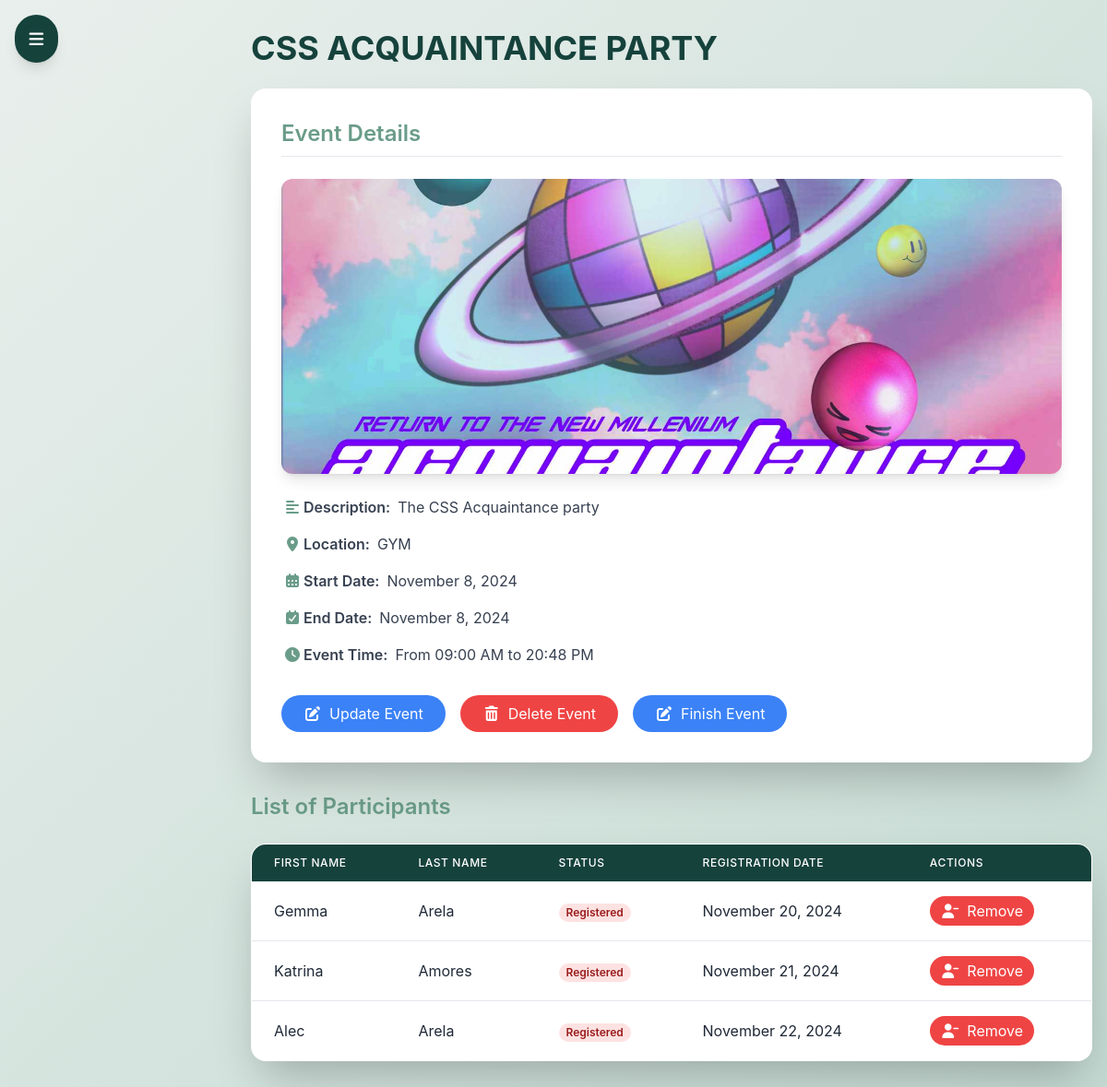
Screenshot of /event/1/edit/ (signed in) with the database file from the repository.
### event/models.py (models this page shows, shortened)
class Event(models.Model):
    title = models.CharField(max_length=50)
    description = models.CharField(max_length=300)
    location = models.CharField(max_length=100)
    start_date = models.DateField()
    end_date = models.DateField()
    start_time = models.TimeField()
    end_time = models.TimeField()
    organizer = models.ForeignKey(settings.AUTH_USER_MODEL, on_delete=models.CASCADE, related_name="organized_events")
    image = models.ImageField(upload_to='event_images/', blank=True, null=True)
    STATUS_CHOICES = [
        ('active', 'Active'),
        ('finished', 'Finished'),
    ]
    status = models.CharField(
        max_length=8,  # 'active' and 'finished' both have 7 characters max
        choices=STATUS_CHOICES,
        default='active',  # Default to 'active'
        null=True,
        blank=True  # Make it optional, so the field can be empty
    )

### registration/models.py (models this page shows, shortened)
class Registration(models.Model):
    registration_date = models.DateTimeField(auto_now_add=True)
    status = models.CharField(max_length=20, default="Registered")
    event = models.ForeignKey("event.Event", on_delete=models.CASCADE)
    participant = models.ForeignKey(settings.AUTH_USER_MODEL, on_delete=models.CASCADE)

### users/models.py (models this page shows, shortened)
class CustomUser(AbstractUser):
    middle_initial = models.CharField(max_length=1, blank=True)
    contact_number = models.CharField(max_length=15, blank=True)
    profile_picture = models.ImageField(upload_to='profile_pictures/', blank=True, null=True)

### event/views.py (the view)
# urls.py: path('<int:event_id>/edit/', views.edit_event, name='edit_event'),
@login_required
def edit_event(request, event_id):
    event = get_object_or_404(Event, id=event_id)
    if event.organizer != request.user:
        return JsonResponse({"success": False, "error": "You are not allowed to edit this event."}, status=403)
    if request.method == "POST":
        form = EventForm(request.POST, request.FILES, instance=event)
        if form.is_valid():
            form.save()
            return JsonResponse({"success": True})  # Return JSON response on success
        else:
            print("Form errors:", form.errors)
            return JsonResponse({"success": False, "errors": form.errors}, status=400)
    else:
        form = EventForm(instance=event)
        participants = Registration.objects.filter(event=event)
        return render(request, "event/edit_event.html", {
            "event": event,
            "form": form,
            "participants": participants
        })

### event/templates/event/edit_event.html (shortened to what this page needs)
<!DOCTYPE html>
<html lang="en">
<head>
    {% load static %}
    <script src="https://cdn.tailwindcss.com"></script>
    <link href="https://cdn.jsdelivr.net/npm/daisyui@latest/dist/full.css" rel="stylesheet">
    <link href="https://cdn.jsdelivr.net/npm/@fortawesome/fontawesome-free/css/all.min.css" rel="stylesheet">
</head>
<body class="bg-gradient-to-br from-[var(--color-background)] to-[var(--color-accent)] min-h-screen">
    <button id="menuButton" class="fixed top-4 left-4 z-50 bg-[var(--color-primary)] text-white p-3 rounded-full shadow-lg hover:bg-[var(--color-secondary)] transition-all duration-300 transform hover:scale-110">
        <i class="fas fa-bars text-lg"></i>
    </button>
    <div class="flex justify-center min-h-screen">
        <div class="container px-4 py-8 ml-0 md:ml-64">
            <h2 class="text-4xl font-bold mb-6 text-[var(--color-primary)]">{{ event.title }}</h2>
            <div class="bg-white p-8 rounded-2xl shadow-2xl mb-8 glassmorphism">
                <h3 class="text-2xl font-semibold mb-6 text-[var(--color-secondary)] border-b pb-2">Event Details</h3>
                {% if event.image %}
                    <img src="{{ event.image.url }}" alt="Event Image" class="w-full h-80 object-cover rounded-xl mb-6 shadow-lg">
                {% endif %}
                <div class="text-gray-700 space-y-4">
                    <p class="flex items-center"><i class="fas fa-align-left w-6 text-[var(--color-secondary)]"></i> <span class="font-semibold mr-2">Description:</span> {{ event.description }}</p>
                    <p class="flex items-center"><i class="fas fa-map-marker-alt w-6 text-[var(--color-secondary)]"></i> <span class="font-semibold mr-2">Location:</span> {{ event.location }}</p>
                    <p class="flex items-center"><i class="fas fa-calendar-alt w-6 text-[var(--color-secondary)]"></i> <span class="font-semibold mr-2">Start Date:</span> {{ event.start_date|date:"F j, Y" }}</p>
                    <p class="flex items-center"><i class="fas fa-calendar-check w-6 text-[var(--color-secondary)]"></i> <span class="font-semibold mr-2">End Date:</span> {{ event.end_date|date:"F j, Y" }}</p>
                    <p class="flex items-center"><i class="fas fa-clock w-6 text-[var(--color-secondary)]"></i> <span class="font-semibold mr-2">Event Time:</span> From {{ event.start_time|time:"H:i A" }} to {{ event.end_time|time:"H:i A" }}</p>
                </div>
                <div class="flex mt-8 space-x-4">
                    <button onclick="openUpdateModal()" class="bg-blue-500 text-white px-6 py-2 rounded-full hover:bg-blue-600 transition-all duration-300 transform hover:scale-105 flex items-center">
                        <i class="fas fa-edit mr-2"></i> Update Event
                    </button>
                    <button onclick="deleteEvent()" class="bg-red-500 text-white px-6 py-2 rounded-full hover:bg-red-600 transition-all duration-300 transform hover:scale-105 flex items-center">
                        <i class="fas fa-trash-alt mr-2"></i> Delete Event
                    </button>
                    <a href="{% url 'report:create_report' event_id=event.id %}" class="inline-block">
                        <button class="bg-blue-500 text-white px-6 py-2 rounded-full hover:bg-blue-600 transition-all duration-300 transform hover:scale-105 flex items-center">
                            <i class="fas fa-edit mr-2"></i> Finish Event
                        </button>
                    </a>
                </div>
            </div>
            <h3 class="text-2xl font-semibold mb-6 text-[var(--color-secondary)]">List of Participants</h3>
            <div class="bg-white rounded-2xl shadow-2xl overflow-hidden glassmorphism">
                <table class="min-w-full">
                    <thead class="bg-[var(--color-primary)] text-white">
                        <tr>
                            <th class="px-6 py-3 text-left text-xs font-medium uppercase tracking-wider">First Name</th>
                            <th class="px-6 py-3 text-left text-xs font-medium uppercase tracking-wider">Last Name</th>
                            <th class="px-6 py-3 text-left text-xs font-medium uppercase tracking-wider">Status</th>
                            <th class="px-6 py-3 text-left text-xs font-medium uppercase tracking-wider">Registration Date</th>
                            <th class="px-6 py-3 text-left text-xs font-medium uppercase tracking-wider">Actions</th>
                        </tr>
                    </thead>
                    <tbody class="bg-white divide-y divide-gray-200">
                        {% for registration in participants %}
                            <tr id="participant-{{ registration.participant.id }}">
                                <td class="px-6 py-4 whitespace-nowrap">{{ registration.participant.first_name }}</td>
                                <td class="px-6 py-4 whitespace-nowrap">{{ registration.participant.last_name }}</td>
                                <td class="px-6 py-4 whitespace-nowrap">
                                    <span class="px-2 inline-flex text-xs leading-5 font-semibold rounded-full
                                        {% if registration.status == 'Confirmed' %}bg-green-100 text-green-800
                                        {% elif registration.status == 'Pending' %}bg-yellow-100 text-yellow-800
                                        {% else %}bg-red-100 text-red-800{% endif %}">
                                        {{ registration.status }}
                                    </span>
                                </td>
                                <td class="px-6 py-4 whitespace-nowrap">{{ registration.registration_date|date:"F j, Y" }}</td>
                                <td class="px-6 py-4 whitespace-nowrap">
                                    <button onclick="removeParticipant('{{ registration.participant.id }}')" class="bg-red-500 text-white px-3 py-1 rounded-full hover:bg-red-600 transition-all duration-300 transform hover:scale-105">
                                        <i class="fas fa-user-minus mr-1"></i> Remove
                                    </button>
                                </td>
                            </tr>
                        {% empty %}
                            <tr>
                                <td colspan="5" class="px-6 py-4 text-center text-gray-500">No participants registered.</td>
                            </tr>
                        {% endfor %}
                    </tbody>
                </table>
            </div>
        </div>
    </div>
</body>
</html>

### event/templates/event/edit_event.html (style rules this page uses)
:root { --color-primary: #16423C; --color-secondary: #6A9C89; --color-accent: #C4DAD2; --color-background: #E9EFEC; }
body { font-family: 'Inter', system-ui, -apple-system, sans-serif; }
.glassmorphism { background: rgba(255, 255, 255, 0.25); backdrop-filter: blur(10px); border: 1px solid rgba(255, 255, 255, 0.18); }

### rows the page displays
Event: title "CSS ACQUAINTANCE PARTY", image (picture), description "The CSS Acquaintance party", location "GYM", start_date "November 8, 2024", end_date "November 8, 2024", start_time "09:00 AM", end_time "20:48 PM"
Registration: participant.first_name "Gemma", participant.last_name "Arela", status "Registered", registration_date "November 20, 2024"
Registration: participant.first_name "Katrina", participant.last_name "Amores", status "Registered", registration_date "November 21, 2024"
Registration: participant.first_name "Alec", participant.last_name "Arela", status "Registered", registration_date "November 22, 2024"
